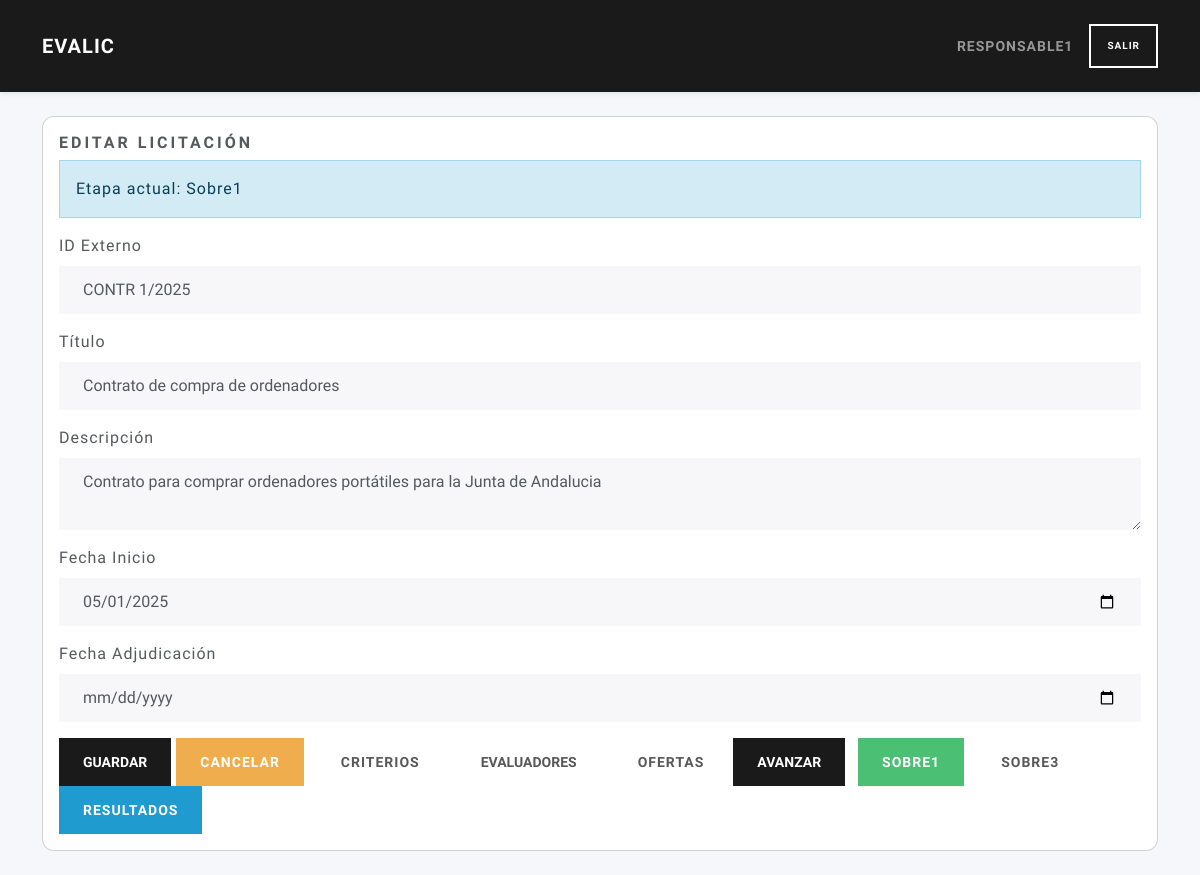
Page /licitaciones/1/edit (signed in) on the earlier database version.
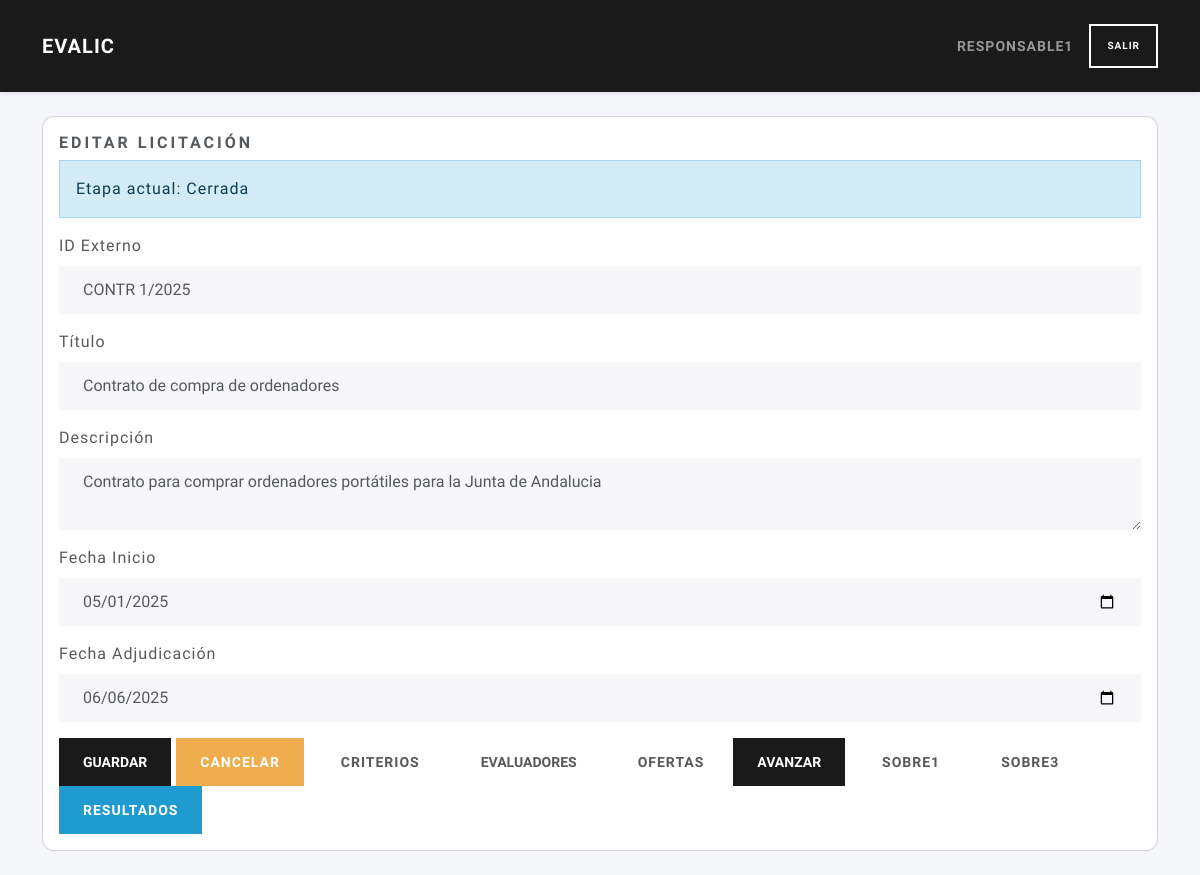
Same page on the later database version.
### tables this page shows
CREATE TABLE fases (
        id INTEGER PRIMARY KEY AUTOINCREMENT,
        nombre TEXT NOT NULL UNIQUE CHECK(nombre IN ('Borrador','Iniciada','Sobre1','Sobre2','Sobre3','Evaluada','Cerrada'))
    );

CREATE TABLE licitaciones (
        id INTEGER PRIMARY KEY AUTOINCREMENT,
        user_id INTEGER NOT NULL,
        external_id TEXT NOT NULL,
        title TEXT NOT NULL,
        description TEXT,
        fecha_inicio TEXT NOT NULL,
        fecha_adjudicacion TEXT,
        FOREIGN KEY (user_id) REFERENCES users(id)
    );

### routes/licitaciones_routes.py (the view, shortened to what this page needs)
@licitaciones_bp.route('/<int:lic_id>/edit', methods=('GET', 'POST'))
def edit_licitacion_route(lic_id):
    if 'user_id' not in session:
        return redirect(url_for('auth.login'))
    lic = get_licitacion(lic_id)
    if not lic:
        flash('No existe la licitación', 'error')
        return redirect(url_for('licitaciones.index'))
    responsable_id = 2
    is_responsable = session.get('role_id') == responsable_id
    if is_responsable and lic['user_id'] != session.get('user_id'):
        abort(403)
    current_stage = get_current_stage_name(lic_id)
    evaluadores_all = list_evaluadores_logic()
    evaluadores_selected = get_evaluadores_for_licitacion(lic_id)
    selected_ids = [e['id'] for e in evaluadores_selected]
    return render_template(
        'licitaciones/edit.html',
        lic=lic,
        current_stage=current_stage,
        is_responsable=is_responsable,
        evaluadores_all=evaluadores_all,
        evaluadores_selected=evaluadores_selected,
        selected_ids=selected_ids
    )

### models/dao.py (called while the page is built)
def close_connection(exception):
    db = getattr(g, '_database', None)
    if db is not None:
        db.close()

def get_db(app):
    if 'sqlite_db' not in g:
        g.sqlite_db = sqlite3.connect(
            app.config['DATABASE'],
            detect_types=sqlite3.PARSE_DECLTYPES
        )
        g.sqlite_db.row_factory = sqlite3.Row
    return g.sqlite_db

### models/licitaciones_data.py (called while the page is built)
def get_licitacion(db, lic_id):
    cur = db.execute("SELECT * FROM licitaciones WHERE id=?", (lic_id,))
    return cur.fetchone()

### models/licitaciones_evaluadores_data.py (called while the page is built)
def list_evaluadores(db):
    cur = db.execute(
        """
        SELECT u.* FROM users u
        JOIN roles r ON u.role_id = r.id
        WHERE r.description = 'Evaluador'
        """
    )
    return cur.fetchall()

def list_evaluadores_by_licitacion(db, lic_id):
    cur = db.execute(
        """
        SELECT u.* FROM users u
        JOIN licitaciones_evaluadores le ON u.id = le.usuario_id
        WHERE le.licitacion_id = ?
        """, (lic_id,)
    )
    return cur.fetchall()

### services/licitacion_service.py (called while the page is built)
def get_licitacion(lic_id):
    db = get_db(current_app)
    return data_get(db, lic_id)

def list_evaluadores_logic():
    db = get_db(current_app)
    return list_evaluadores(db)

### templates/licitaciones/edit.html (shortened to what this page needs)
{% extends "base.html" %}
{% block content %}
<div class="card">
  <div class="card-body">
    <h5 class="card-title">Editar Licitación</h5>
    {% if current_stage %}
    <div class="alert alert-info">
      <strong>Etapa actual:</strong> {{ current_stage }}
    </div>
    {% endif %}
    <form method="post">
      <div class="mb-3">
        <label for="external_id" class="form-label">ID Externo</label>
        <input type="text" class="form-control" id="external_id" name="external_id" value="{{ lic.external_id }}" required {% if not is_responsable %}readonly{% endif %}>
      </div>
      <div class="mb-3">
        <label for="title" class="form-label">Título</label>
        <input type="text" class="form-control" id="title" name="title" value="{{ lic.title }}" required>
      </div>
      <div class="mb-3">
        <label for="description" class="form-label">Descripción</label>
        <textarea class="form-control" id="description" name="description">{{ lic.description }}</textarea>
      </div>
      <div class="mb-3">
        <label for="fecha_inicio" class="form-label">Fecha Inicio</label>
        <input type="date" class="form-control" id="fecha_inicio" name="fecha_inicio" value="{{ lic.fecha_inicio }}">
      </div>
      <div class="mb-3">
        <label for="fecha_adjudicacion" class="form-label">Fecha Adjudicación</label>
        <input type="date" class="form-control" id="fecha_adjudicacion" name="fecha_adjudicacion" value="{{ lic.fecha_adjudicacion }}">
      </div>
      <button type="submit" class="btn btn-primary">Guardar</button>
      <a href="{{ url_for('licitaciones.index') }}" class="btn btn-warning">Cancelar</a>
      {% if current_stage == 'Borrador' %}
        <a href="{{ url_for('criterios.index', lic_id=lic.id) }}" class="btn btn-info ms-2">Criterios</a>
      {% else %}
        <a href="#" class="btn btn-secondary ms-2 disabled" tabindex="-1" aria-disabled="true">Criterios</a>
      {% endif %}
      {% if current_stage == 'Borrador' or current_stage == 'Iniciada' %}
        <button type="button" class="btn btn-primary ms-2" data-bs-toggle="modal" data-bs-target="#evaluadoresModal">Evaluadores</button>
      {% else %}
        <button type="button" class="btn btn-secondary ms-2 disabled" data-bs-toggle="modal" data-bs-target="#evaluadoresModal">Evaluadores</button>
      {% endif %}
      {% if current_stage == 'Iniciada' %}
        <a href="{{ url_for('ofertas.index', licitacion_id=lic.id) }}" class="btn btn-info ms-2">Ofertas</a>
      {% else %}
        <a href="#" class="btn btn-secondary ms-2 disabled">Ofertas</a>
      {% endif %}
      <button type="button" class="btn btn-primary" data-bs-toggle="modal" data-bs-target="#avanzarEstadoModal">Avanzar</button>
      {% if current_stage == 'Sobre1' %}
        <a href="{{ url_for('ofertas.evaluar_sobre1', licitacion_id=lic.id) }}" class="btn btn-success ms-2">Sobre1</a>
      {% else %}
        <a href="#" class="btn btn-secondary ms-2 disabled" tabindex="-1" aria-disabled="true">Sobre1</a>
      {% endif %}
      {% if current_stage == 'Sobre3' %}
        <a href="{{ url_for('licitaciones.evaluar_sobre3', licitacion_id=lic.id) }}" class="btn btn-warning">Sobre 3</a>
      {% else %}
        <a href="#" class="btn btn-secondary ms-2 disabled" tabindex="-1" aria-disabled="true">Sobre3</a>
      {% endif %}
    <a href="{{ url_for('evaluador.informe', licitacion_id=lic.id) }}" class="btn btn-info">Resultados</a>
    </form>
{% endblock %}

Differences in the rows shown:
no longer on this page (row unchanged): fases: nombre "Sobre1"
now on this page (row unchanged): fases: nombre "Cerrada"
changed licitaciones "Contrato de compra de ordenadores": fecha_adjudicacion (not shown) → "06/06/2025"
